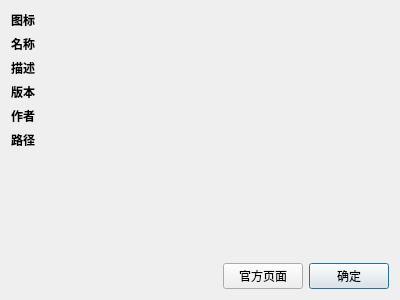
<?xml version="1.0" encoding="UTF-8"?>
<ui version="4.0">
 <class>ModInfo</class>
 <widget class="QDialog" name="ModInfo">
  <property name="geometry">
   <rect>
    <x>0</x>
    <y>0</y>
    <width>400</width>
    <height>300</height>
   </rect>
  </property>
  <property name="windowTitle">
   <string>ModInfo</string>
  </property>
  <property name="sizeGripEnabled">
   <bool>false</bool>
  </property>
  <layout class="QGridLayout" name="gridLayout">
   <item row="1" column="2">
    <widget class="PushButton" name="ok_button">
     <property name="text">
      <string>确定</string>
     </property>
    </widget>
   </item>
   <item row="0" column="0" colspan="3">
    <layout class="QFormLayout" name="formLayout">
     <item row="1" column="0">
      <widget class="QLabel" name="label">
       <property name="font">
        <font>
         <bold>true</bold>
        </font>
       </property>
       <property name="text">
        <string>名称</string>
       </property>
      </widget>
     </item>
     <item row="1" column="1">
      <widget class="QLabel" name="name_label">
       <property name="text">
        <string/>
       </property>
      </widget>
     </item>
     <item row="3" column="0">
      <widget class="QLabel" name="label_2">
       <property name="font">
        <font>
         <bold>true</bold>
        </font>
       </property>
       <property name="text">
        <string>版本</string>
       </property>
      </widget>
     </item>
     <item row="3" column="1">
      <widget class="QLabel" name="version_label">
       <property name="text">
        <string/>
       </property>
      </widget>
     </item>
     <item row="4" column="0">
      <widget class="QLabel" name="label_3">
       <property name="font">
        <font>
         <bold>true</bold>
        </font>
       </property>
       <property name="text">
        <string>作者</string>
       </property>
      </widget>
     </item>
     <item row="4" column="1">
      <layout class="QVBoxLayout" name="author_layout"/>
     </item>
     <item row="0" column="0">
      <widget class="QLabel" name="label_4">
       <property name="font">
        <font>
         <bold>true</bold>
        </font>
       </property>
       <property name="text">
        <string>图标</string>
       </property>
      </widget>
     </item>
     <item row="0" column="1">
      <widget class="QLabel" name="icon_label">
       <property name="text">
        <string/>
       </property>
      </widget>
     </item>
     <item row="2" column="0">
      <widget class="QLabel" name="label_5">
       <property name="font">
        <font>
         <bold>true</bold>
        </font>
       </property>
       <property name="text">
        <string>描述</string>
       </property>
      </widget>
     </item>
     <item row="2" column="1">
      <widget class="QLabel" name="description_label">
       <property name="text">
        <string/>
       </property>
       <property name="wordWrap">
        <bool>true</bool>
       </property>
      </widget>
     </item>
     <item row="5" column="0">
      <widget class="QLabel" name="label_6">
       <property name="font">
        <font>
         <bold>true</bold>
        </font>
       </property>
       <property name="text">
        <string>路径</string>
       </property>
      </widget>
     </item>
     <item row="5" column="1">
      <widget class="QLabel" name="path_label">
       <property name="text">
        <string/>
       </property>
      </widget>
     </item>
    </layout>
   </item>
   <item row="1" column="0">
    <spacer name="horizontalSpacer">
     <property name="orientation">
      <enum>Qt::Orientation::Horizontal</enum>
     </property>
     <property name="sizeHint" stdset="0">
      <size>
       <width>40</width>
       <height>20</height>
      </size>
     </property>
    </spacer>
   </item>
   <item row="1" column="1">
    <widget class="PushButton" name="url_button">
     <property name="text">
      <string>官方页面</string>
     </property>
    </widget>
   </item>
  </layout>
 </widget>
 <customwidgets>
  <customwidget>
   <class>PushButton</class>
   <extends>QPushButton</extends>
   <header>qfluentwidgets</header>
  </customwidget>
 </customwidgets>
 <resources/>
 <connections/>
</ui>
